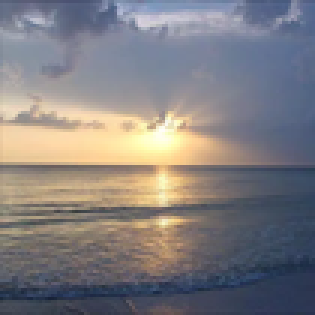
%> input picture Visual Information Processing/test_images/O1.png, 105 x 105 px, shrunk from 512 x 512 before the run (shown 3 times larger)
$ octave script.m   (GNU Octave 9; MATLAB toolbox functions it lacks are replaced by stand-ins)
%> lines starting %> are read from the running program, lines starting %| are printed output that depends on the picture
clc;
clear all;
%% Wczytywane obrazy
k=0;
if k==0
    I11=imread('C:\Users\DELL\Desktop\obrazy_testowe\O1.png');
%> I11 is the input picture: size 105x105x3 uint8; mean R, G, B 129.1, 125.9, 128.2
    I12=imread('C:\Users\DELL\Desktop\obrazy_testowe\O2.png');
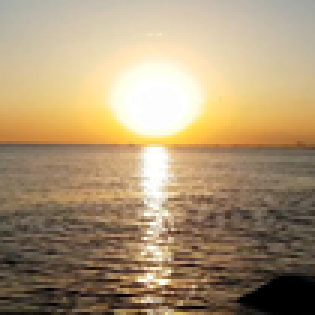
%> input picture Visual Information Processing/test_images/O2.png, 105 x 105 px, shrunk from 512 x 512 before the run (shown 3 times larger)
%> I12 is the input picture: size 105x105x3 uint8; mean R, G, B 171.6, 149.7, 117.4
end
if k==1
    I11=imread('C:\Users\DELL\Desktop\obrazy_testowe\O3.jpg');
    I12=imread('C:\Users\DELL\Desktop\obrazy_testowe\O4.jpg');
end
if k==2
    I12=imread('C:\Users\DELL\Desktop\obrazy_testowe\O5.jpg');
    I11=imread('C:\Users\DELL\Desktop\obrazy_testowe\O6.png');
end
if k==3
    I11=imread('C:\Users\DELL\Desktop\obrazy_testowe\O7.bmp');
    I12=imread('C:\Users\DELL\Desktop\obrazy_testowe\O8.jpg');
end
if k==4
    I11=imread('C:\Users\DELL\Desktop\obrazy_testowe\O3.jpg');
    I12=imread('C:\Users\DELL\Desktop\obrazy_testowe\O9.png');
end
if k==5
    I11=imread('C:\Users\DELL\Desktop\obrazy_testowe\O3.jpg');
    I12=imread('C:\Users\DELL\Desktop\obrazy_testowe\O10.jpg');
end
if k==6
    I11=imread('C:\Users\DELL\Desktop\obrazy_testowe\O1.png');
    I12=imread('C:\Users\DELL\Desktop\obrazy_testowe\O11.jpg');
end
if k==7
    I11=imread('C:\Users\DELL\Desktop\obrazy_testowe\O5.jpg');
    I12=imread('C:\Users\DELL\Desktop\obrazy_testowe\O10.jpg');
end
I1=im2double(I11);
I2=im2double(I12);
rozmiar1 = size ( I1 , 1 );
%> rozmiar1 = 105
rozmiar2 = size ( I2 , 1 );
%> rozmiar2 = 105
rozmiar3 = size ( I1 , 2 );
%> rozmiar3 = 105
rozmiar4 = size ( I2 , 2 );
%> rozmiar4 = 105
%% Zmienne pomocnicze
lsuma1=0;
asuma1=0;
bsuma1=0;
lsuma2=0;
asuma2=0;
bsuma2=0;
licznik1=0;
licznik2=0;
lwar1=0;
awar1=0;
bwar1=0;
lwar2=0;
awar2=0;
bwar2=0;
licznikA=0;
licznikB=0;
licznikC=0;
%% Obraz 1
for i=1:rozmiar1
    for j=1:rozmiar3
             R1(i,j)=I1(i,j,1);
             G1(i,j)=I1(i,j,2);
             B1(i,j)=I1(i,j,3);
             A1=[R1(i,j);G1(i,j);B1(i,j)];
             LMS11=[0.3811,0.5783,0.0402;0.1967,0.7244,0.0782;0.0241,0.1288,0.8444]*A1;
             LMS1=log10(LMS11);
             if LMS1(1)==-inf
                 LMS1(1)=0;
                 licznikA=licznikA+1;
             end
             if LMS1(2)==-inf
                 LMS1(2)=0;
                 licznikB=licznikB+1;
             end
             if LMS1(3)==-inf
                 LMS1(3)=0;
                 licznikC=licznikC+1;
             end
             L1(i,j)=LMS1(1);
             M1(i,j)=LMS1(2);
             S1(i,j)=LMS1(3);
             lab1=[1/sqrt(3),0,0;0,1/sqrt(6),0;0,0,1/sqrt(2)]*[1,1,1;1,1,-2;1,-1,0]*LMS1;
             l1(i,j)=lab1(1);
             a1(i,j)=lab1(2);
             b1(i,j)=lab1(3);
             lsuma1=lsuma1+l1(i,j);
             asuma1=asuma1+a1(i,j);
             bsuma1=bsuma1+b1(i,j);
             licznik1=licznik1+1;
    end
end
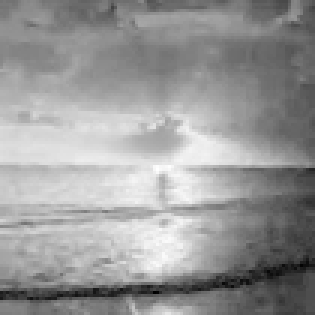
%> b1: size 105x105 double (shown 3 times larger); min -0.0314, max 0.0188, mean -0.00137; drawn with min black and max white
%> after the loop, LMS1 = [-0.728; -0.704; -0.537]; asuma1 = -177.5; bsuma1 = -15.08; licznik1 = 11025; licznikA = 0; licznikB = 0; licznikC = 0; lsuma1 = -6279.4
%% Obraz 2
for i=1:rozmiar2
    for j=1:rozmiar4
             R2(i,j)=I2(i,j,1);
             G2(i,j)=I2(i,j,2);
             B2(i,j)=I2(i,j,3);
             A2=[R2(i,j);G2(i,j);B2(i,j)];
             LMS22=[0.3811,0.5783,0.0402;0.1967,0.7244,0.0782;0.0241,0.1288,0.8444]*A2;
             LMS2=log10(LMS22);
             if LMS2(1)==-inf
                 LMS2(1)=0;
             end
             if LMS2(2)==-inf
                 LMS2(2)=0;
             end
             if LMS2(3)==-inf
                 LMS2(3)=0;
             end
             L2(i,j)=LMS2(1);
             M2(i,j)=LMS2(2);
             S2(i,j)=LMS2(3);
             lab2=[1/sqrt(3),0,0;0,1/sqrt(6),0;0,0,1/sqrt(2)]*[1,1,1;1,1,-2;1,-1,0]*LMS2;
             l2(i,j)=lab2(1);
             a2(i,j)=lab2(2);
             b2(i,j)=lab2(3);
             lsuma2=lsuma2+l2(i,j);
             asuma2=asuma2+a2(i,j);
             bsuma2=bsuma2+b2(i,j);
             licznik2=licznik2+1;
    end
end
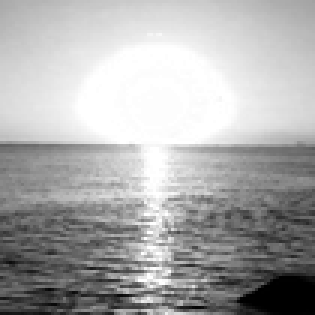
%> R2: size 105x105 double (shown 3 times larger); min 0, max 1, mean 0.673
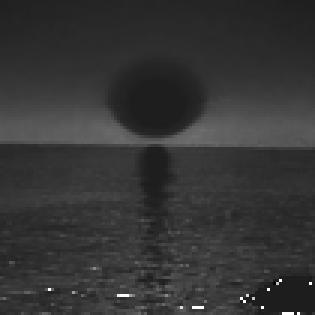
%> a2: size 105x105 double (shown 3 times larger); min -0.115, max 0.862, mean 0.09; drawn with min black and max white
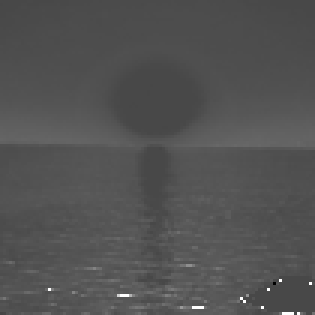
%> b2: size 105x105 double (shown 3 times larger); min -0.08, max 0.203, mean 0.0123; drawn with min black and max white
%> after the loop, LMS2 = [-2.27; -2.33; -2.4]; asuma2 = 992.4; bsuma2 = 135.1; licznik2 = 11025; lsuma2 = -5643.7
%% Średnia i wariancja
for i=1:rozmiar1
    for j=1:rozmiar3
        lsr1(i,j)=l1(i,j)-lsuma1/licznik1;
        asr1(i,j)=a1(i,j)-asuma1/licznik1;
        bsr1(i,j)=b1(i,j)-bsuma1/licznik1;
        lwar1=lwar1+(l1(i,j)-lsuma1/licznik1)^2;
        awar1=awar1+(a1(i,j)-asuma1/licznik1)^2;
        bwar1=bwar1+(b1(i,j)-bsuma1/licznik1)^2;
    end
end
%> after the loop, awar1 = 48.91; bwar1 = 1.03; lwar1 = 746.9
for i=1:rozmiar2
    for j=1:rozmiar4
        lsr2(i,j)=l2(i,j)-lsuma2/licznik2;
        asr2(i,j)=a2(i,j)-asuma2/licznik2;
        bsr2(i,j)=b2(i,j)-bsuma2/licznik2;
        lwar2=lwar2+(l2(i,j)-lsuma2/licznik2)^2;
        awar2=awar2+(a2(i,j)-asuma2/licznik2)^2;
        bwar2=bwar2+(b2(i,j)-bsuma2/licznik2)^2;
    end
end
%> after the loop, awar2 = 53.05; bwar2 = 1.44; lwar2 = 2436.6
%% Odchylenie
lodch1=sqrt(lwar1/licznik1);
%> lodch1 = 0.26
aodch1=sqrt(awar1/licznik1);
%> aodch1 = 0.0666
bodch1=sqrt(bwar1/licznik1);
%> bodch1 = 0.00968
lodch2=sqrt(lwar2/licznik2);
%> lodch2 = 0.47
aodch2=sqrt(awar2/licznik2);
%> aodch2 = 0.0694
bodch2=sqrt(bwar2/licznik2);
%> bodch2 = 0.0114
%% Przekształcenia w przestrzeni lab
for i=1:rozmiar1
    for j=1:rozmiar3
        lprim(i,j)=lodch2/lodch1*lsr1(i,j)+lsuma2/licznik2;
        aprim(i,j)=aodch2/aodch1*asr1(i,j)+asuma2/licznik2;
        bprim(i,j)=bodch2/bodch1*bsr1(i,j)+bsuma2/licznik2;
        %% Powrót obrazu 1
             LAB=[lprim(i,j);aprim(i,j);bprim(i,j)];
             newLMS11=[1,1,1;1,1,-1;1,-2,0]*[sqrt(3)/3,0,0;0,sqrt(6)/6,0;0,0,sqrt(2)/2]*LAB;
             newLMS1=10.^(newLMS11);
             if newLMS1(1)==1
                 newLMS1(1)=0;
             end
             if newLMS1(2)==1
                 newLMS1(2)=0;
             end
             if newLMS1(3)==1
                 newLMS1(3)=0;
             end
             newL1(i,j)=newLMS1(1);
             newM1(i,j)=newLMS1(2);
             newS1(i,j)=newLMS1(3);
             newRGB1=[4.4679,-3.5873,0.1193;-1.2186,2.3809,-0.1624;0.0497,-0.2439,1.2045]*newLMS1;
             newR1(i,j)=newRGB1(1);
             newG1(i,j)=newRGB1(2);
             newB1(i,j)=newRGB1(3);
    end
end
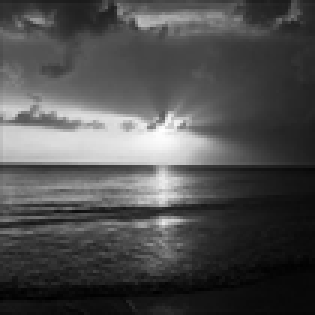
%> newR1: size 105x105 double (shown 3 times larger); min 0.0455, max 2.5, mean 0.807; drawn with min black and max white
%> after the loop, newLMS1 = [0.123; 0.126; 0.142]
%% Scalenie i pokazanie obrazu
Iq = cat (3,R1,G1,B1);
Iq2 = cat (3,R2,G2,B2);
Iq3 = cat (3,newR1,newG1,newB1);
figure
imshow(Iq);
figure
imshow(Iq2);
figure
imshow(Iq3);
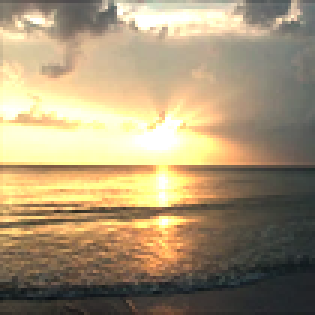
%> displayed picture: size 105x105x3, on the screen's scale of 0 to 255 (shown 3 times larger); mean R, G, B 166.7, 149.5, 117.3
